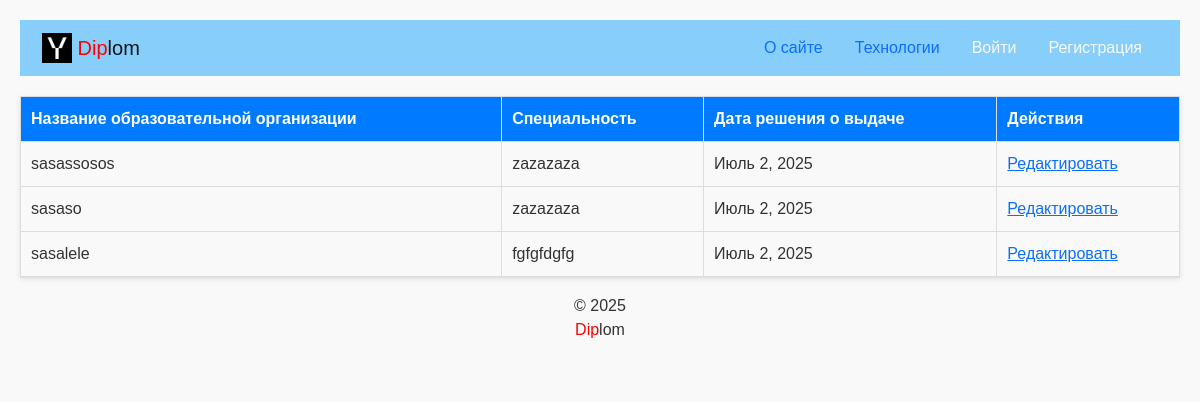
/diplom/, run on the app's committed database.
### diplom_spo/models.py (models this page shows, shortened)
class Diplom(models.Model):
    org_name = models.CharField(verbose_name="Название образовательной организации",
                                help_text="Введите навзвание образовательной организации",
                                max_length=200,
                                default='Введите данные')
    qualification = models.CharField(max_length=100,
                                     verbose_name="Квалификация",
                                     help_text="Напишите квалификацию",
                                     default='Введите данные')
    ser_number = models.CharField(max_length=15,
                                  verbose_name="Номер серии",
                                  help_text="Введите номер серии",
                                  default='Введите данные')
    reg_number = models.CharField(max_length=10,
                                  verbose_name="Регистрационный номер",
                                  help_text="Введите регистрационный номер",
                                  default='Введите данные')
    grant_date = models.DateField(verbose_name="Дата выдачи",
                                  help_text='Введите дату выдачи',
                                  )
    student_name = models.CharField(max_length=200,
                                    verbose_name="ФИО",
                                    help_text="ФИО",
                                    default='Введите данные')
    speciality = models.CharField(max_length=100,
                                  verbose_name="Специальность",
                                  help_text="Введите специальность",
                                  default='Введите данные')
    supervisor = models.CharField(max_length=200,
                                  verbose_name="Руководитель",
                                  help_text="Введите ФИО руководителя",
                                  default='Введите данные')
    chairman = models.CharField(max_length=200,
                                verbose_name="Председатель ЭКЗ комиссии",
                                help_text="Введите ФИО председатель",
                                default='Введите данные')
    year = models.DateField(verbose_name="Дата решения",
                            help_text="Введите дату решения",
                            )
    copy = models.ImageField(verbose_name="Копия диплома",
                             help_text="Вставьте копию диплома",
                             null=True,
                             blank=True,
                             )
    class Meta:
        ordering = ('year',)
        verbose_name = 'Диплом'
        verbose_name_plural = 'Дипломы'

### diplom_spo/views.py (the view)
# urls.py: path('', views.index, name='index'),
def index(request):
    diploms = Diplom.objects.all()
    return render(request, 'diplom/diplom_list.html', {'diploms': diploms})

### templates/diplom/diplom_list.html (shortened to what this page needs)
{% extends 'base.html' %}
{% block content %}
<div>
    <table class="diploma-table">
        <thead>
            <tr>
                <th>Название образовательной организации</th>
                <th>Специальность</th>
                <th>Дата решения о выдаче</th>
                <th>Действия</th>
            </tr>
        </thead>
        <tbody>
            {% if diploms %}
                {% for diplom in diploms %}
                    <tr>
                        <td>{{ diplom.org_name }}</td>
                        <td>{{ diplom.speciality }}</td>
                        <td>{{ diplom.year }}</td>
                        <td>
                            <a href="{% url 'diplom_spo:edit' diplom.pk %}">Редактировать</a>
                        </td>
                    </tr>
                {% endfor %}
            {% else %}
                <tr>
                    <td colspan="4">Нет данных для отображения.</td>
                </tr>
            {% endif %}
        </tbody>
    </table>
</div>
{% endblock %}

### templates/base.html (shortened to what this page needs)
{% load static %}
<!DOCTYPE html>
<html lang="ru">
  <head>
    <link rel="stylesheet" href="{% static 'css/bootstrap.min.css' %}">
  </head>
  <body>
    {% include "includes/header.html" %}
    {% block content %}{% endblock%}
    {% include "includes/footer.html" %}
  </body>
</html>

### templates/includes/header.html (shortened to what this page needs)
{% load static %}
<header>
    <nav class="navbar navbar-light" style="background-color: lightskyblue">
      <div class="container">
        <a class="navbar-brand" href="{% url 'diplom_spo:index' %}">
          <img src="{% static 'img/logo.png' %}" width="30" height="30" class="d-inline-block align-top" alt="">
          <span style="color:red">Dip</span>lom
        </a>
        <ul class="nav nav-pills">
          {% with request.resolver_match.view_name as view_name %}
          <li class="nav-item">
            <a class="nav-link
            "
            href="">О сайте</a>
          </li>
          <li class="nav-item">
            <a class="nav-link
            "
            href="">Технологии</a>
          </li>
            {% if user.is_authenticated %}
          <li class="nav-item">
            <a class="nav-link
            {% if view_name == 'diplom_spo:create' %}
            active
            {% endif %}"
            href="{% url 'diplom_spo:create' %}">Новый документ</a>
          </li>
          <li class="nav-item">
            <a class="nav-link link-light
            {% if view_name == 'users:password_change' %}
            active
            {% endif %}"
            href="">Изменить пароль</a>
          </li>
          <li class="nav-item">
            <a class="nav-link link-light" href="">Выйти</a>
          </li>
          <li>
            Пользователь: {{ user.username }}
          </li>
          {% else %}
          <li class="nav-item">
            <a class="nav-link link-light" href="">Войти</a>
          </li>
          <li class="nav-item">
            <a class="nav-link link-light" href="">Регистрация</a>
          </li>
          {% endif %}
          {% endwith %}
          </ul>
      </div>
    </nav>
  </header>

### templates/includes/footer.html
<footer class="page-footer font-small blue border-top">
    <div class="footer-copyright text-center py-3">© {{2025}}
      <p><span style="color:red">Dip</span>lom</p>
    </div>
  </footer>

### templates/diplom/diplom_list.html (style rules this page uses)
body { font-family: Arial, sans-serif; background-color: #f9f9f9; color: #333; margin: 0; padding: 20px; }
header { text-align: center; margin-bottom: 20px; }
.diploma-table { width: 100%; border-collapse: collapse; margin: 0 auto; box-shadow: 0 2px 5px rgba(0, 0, 0, 0.1); }
.diploma-table th, .diploma-table td { padding: 10px; border: 1px solid #ddd; text-align: left; }
.diploma-table th { background-color: #007bff; color: white; }

### data on the page
Diplom: org_name "sasassosos", speciality "zazazaza", year "Июль 2, 2025"
Diplom: org_name "sasasо", speciality "zazazaza", year "Июль 2, 2025"
Diplom: org_name "sasalele", speciality "fgfgfdgfg", year "Июль 2, 2025"

### other printed values
{{ 2025 }} "2025"
